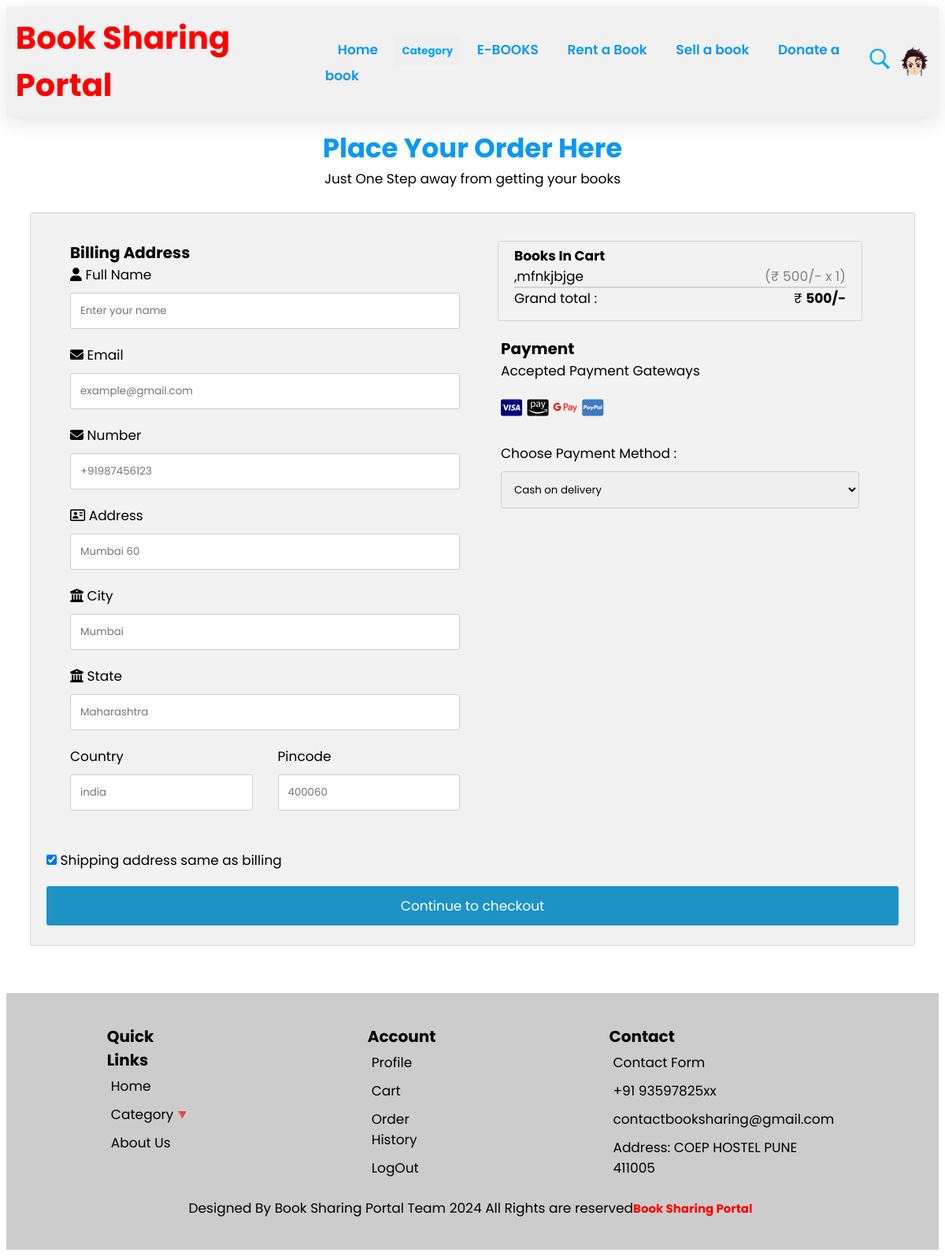
Screenshot of /checkout.php (signed in) with the database file from the repository.
### tables this page shows
CREATE TABLE `cart` (
  `id` int(11) NOT NULL,
  `book_id` int(20) NOT NULL,
  `user_id` int(100) NOT NULL,
  `name` varchar(50) NOT NULL,
  `price` int(20) NOT NULL,
  `image` varchar(25) NOT NULL,
  `quantity` int(25) NOT NULL,
  `total` double(10,2) NOT NULL,
  `date` datetime NOT NULL DEFAULT current_timestamp()
);

### checkout.php (the view, shortened to what this page needs)
<?php
include 'config.php';
?>
<!DOCTYPE html>
<html>
<head>
  <link rel="stylesheet" href="https://cdnjs.cloudflare.com/ajax/libs/font-awesome/4.7.0/css/font-awesome.min.css">
</head>
<body>
  <?php include 'index_header.php'; ?>
  <h1 style="text-align: center; margin-top:15px;  color:rgb(9, 152, 248);">Place Your Order Here</h1>
  <p style="text-align: center; ">Just One Step away from getting your books</p>
  <div class="row">
    <div class="col-75">
      <div class="container">
        <form action="" method="POST">
          <div class="row">
            <div class="col-50">
              <h3>Billing Address</h3>
              <label for="fname"><i class="fa fa-user"></i> Full Name</label>
              <input type="text" id="fname" name="firstname" placeholder="Enter your name">
              <label for="email"><i class="fa fa-envelope"></i> Email</label>
              <input type="text" id="email" name="email" placeholder="example@gmail.com">
              <label for="email"><i class="fa fa-envelope"></i> Number</label>
              <input type="text" id="email" name="number" placeholder="+91987456123">
              <label for="adr"><i class="fa fa-address-card-o"></i> Address</label>
              <input type="text" id="adr" name="address" placeholder="Mumbai 60">
              <label for="city"><i class="fa fa-institution"></i> City</label>
              <input type="text" id="city" name="city" placeholder="Mumbai">
              <label for="city"><i class="fa fa-institution"></i> State</label>
              <input type="text" id="city" name="state" placeholder="Maharashtra">
              <div style="padding: 0px;" class="row">
                <div class="col-50">
                  <label for="state">Country</label>
                  <input type="text" id="state" name="country" placeholder="india">
                </div>
                <div class="col-50">
                  <label for="zip">Pincode</label>
                  <input type="text" id="zip" name="pincode" placeholder="400060">
                </div>
              </div>
            </div>
            <div class="col-50">
              <div class="col-25">
                <div class="container">
                  <h4>Books In Cart</h4>
                  <?php
                  $grand_total = 0;
                  $select_cart = mysqli_query($conn, "SELECT * FROM `cart`") or die('query failed');
                  if (mysqli_num_rows($select_cart) > 0) {
                    while ($fetch_cart = mysqli_fetch_assoc($select_cart)) {
                      $total_price = ($fetch_cart['price'] * $fetch_cart['quantity']);
                      $grand_total += $total_price;
                  ?>
                      <p> <a href="book_details.php?details=<?php echo $fetch_cart['book_id']; ?>"><?php echo $fetch_cart['name']; ?></a><span class="price">(<?php echo '₹ ' . $fetch_cart['price'] . '/-' . ' x ' . $fetch_cart['quantity']; ?>)</span> </p>
                  <?php
                    }
                  } else {
                    echo '<p class="empty">your cart is empty</p>';
                  }
                  ?>
                  <hr>
                  <p>Grand total : <span class="price" style="color:black">₹ <b><?php echo $grand_total; ?>/-</b></span></p>
                </div>
              </div>
              <div style="margin: 20px;">
                <h3>Payment </h3>
                <label for="fname">Accepted Payment Gateways</label>
                <div class="icon-container">
                  <i class="fa fa-cc-visa" style="color:navy;"></i>
                  <i class="fa-brands fa-cc-amazon-pay"></i>
                  <i class="fa-brands fa-google-pay" style="color:red;"></i>
                  <i class="fa fa-cc-paypal" style="color:#3b7bbf;"></i>
                </div>
                <div class="inputBox">
                  <label for="method">Choose Payment Method :</label>
                  <select name="method" id="method">
                    <option value="cash on delivery">Cash on delivery</option>
                  </select>
                </div>
              </div>
            </div>
          </div>
          <label>
            <input type="checkbox" checked="checked" name="sameadr"> Shipping address same as billing
          </label>
          <input type="submit" name="checkout" value="Continue to checkout" class="btn">
        </form>
      </div>
    </div>
  </div>
  <?php include 'index_footer.php'; ?>
</body>
</html>

### css/hello.css (style rules this page uses)
* { text-decoration: none; margin: 0; padding: 0; font-family: "Poppins", sans-serif; box-sizing: border-box; outline: none; border:none; }

### checkout.php (style rules this page uses)
body { font-family: Arial; font-size: 17px; padding: 8px; overflow-x: hidden; }
* { box-sizing: border-box; }
.row { display: -ms-flexbox; display: flex; -ms-flex-wrap: wrap; flex-wrap: wrap; margin: 0 -16px; padding: 30px; }
.col-25 { -ms-flex: 25%; flex: 25%; }
.col-50 { -ms-flex: 50%; flex: 50%; }
.col-75 { -ms-flex: 75%; flex: 75%; }
.col-25, .col-50, .col-75 { padding: 0 16px; }
.container { background-color: #f2f2f2; padding: 5px 20px 15px 20px; border: 1px solid lightgrey; border-radius: 3px; }
input[type=text], select { width: 100%; margin-bottom: 20px; padding: 12px; border: 1px solid #ccc; border-radius: 3px; }
label { margin-bottom: 10px; display: block; color: black; }
.icon-container { margin-bottom: 20px; padding: 7px 0; font-size: 24px; }
.btn { background-color: rgb(28 146 197); color: white; padding: 12px; margin: 10px 0; border: none; width: 100%; border-radius: 3px; cursor: pointer; font-size: 17px; }
a { color: #rgb(28 146 197); }
hr { border: 1px solid lightgrey; }
span.price { float: right; color: grey; }

### index_footer.php (style rules this page uses)
* { text-decoration: none; list-style: none; color: black; }

### rows the page displays
cart: name ",mfnkjbjge", price "500", quantity "1"

### other values shown
$grand_total "500"
